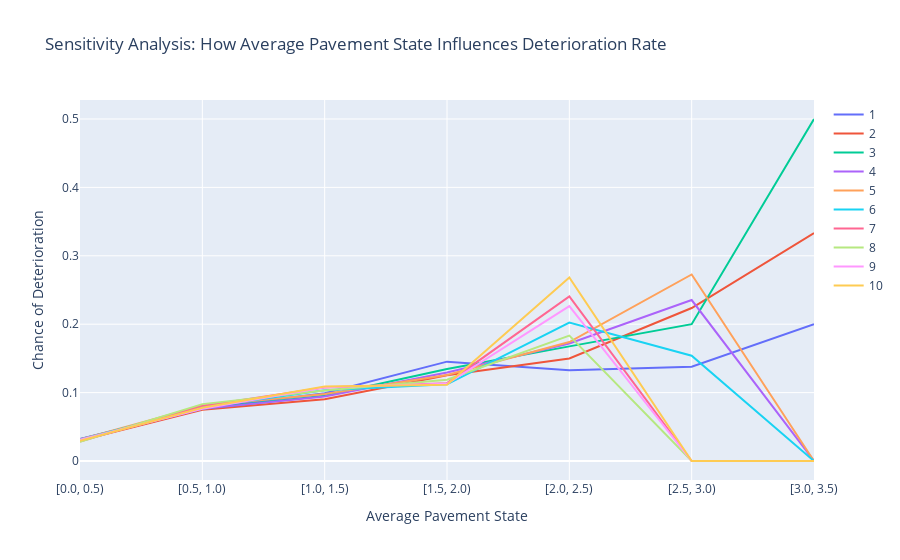

The notebook cell saved with this chart:
### Code cell
plot_line_chart(df, 1, 10, .5, 3)

### Figure 1 — Plotly figure (JSON) as saved in the notebook; plotly's stock layout.template omitted (floating-point values rounded to 4 significant figures)
{"data": [{"mode": "lines", "name": "1", "type": "scatter", "x": ["[0.0, 0.5)", "[0.5, 1.0)", "[1.0, 1.5)", "[1.5, 2.0)", "[2.0, 2.5)", "[2.5, 3.0)", "[3.0, 3.5)"], "y": [0.03043, 0.07678, 0.09896, 0.1453, 0.1328, 0.1378, 0.2]}, {"mode": "lines", "name": "2", "type": "scatter", "x": ["[0.0, 0.5)", "[0.5, 1.0)", "[1.0, 1.5)", "[1.5, 2.0)", "[2.0, 2.5)", "[2.5, 3.0)", "[3.0, 3.5)"], "y": [0.03002, 0.07483, 0.0904, 0.1254, 0.1498, 0.2237, 0.3333]}, {"mode": "lines", "name": "3", "type": "scatter", "x": ["[0.0, 0.5)", "[0.5, 1.0)", "[1.0, 1.5)", "[1.5, 2.0)", "[2.0, 2.5)", "[2.5, 3.0)", "[3.0, 3.5)"], "y": [0.032, 0.07623, 0.09538, 0.1344, 0.1676, 0.2, 0.5]}, {"mode": "lines", "name": "4", "type": "scatter", "x": ["[0.0, 0.5)", "[0.5, 1.0)", "[1.0, 1.5)", "[1.5, 2.0)", "[2.0, 2.5)", "[2.5, 3.0)", "[3.0, 3.5)"], "y": [0.03228, 0.07621, 0.09423, 0.1295, 0.1719, 0.2353, 0]}, {"mode": "lines", "name": "5", "type": "scatter", "x": ["[0.0, 0.5)", "[0.5, 1.0)", "[1.0, 1.5)", "[1.5, 2.0)", "[2.0, 2.5)", "[2.5, 3.0)", "[3.0, 3.5)"], "y": [0.03129, 0.08069, 0.09785, 0.1258, 0.1739, 0.2727, 0]}, {"mode": "lines", "name": "6", "type": "scatter", "x": ["[0.0, 0.5)", "[0.5, 1.0)", "[1.0, 1.5)", "[1.5, 2.0)", "[2.0, 2.5)", "[2.5, 3.0)", "[3.0, 3.5)"], "y": [0.03101, 0.07873, 0.1034, 0.1121, 0.2024, 0.1538, 0]}, {"mode": "lines", "name": "7", "type": "scatter", "x": ["[0.0, 0.5)", "[0.5, 1.0)", "[1.0, 1.5)", "[1.5, 2.0)", "[2.0, 2.5)", "[2.5, 3.0)", "[3.0, 3.5)"], "y": [0.0283, 0.08058, 0.1075, 0.1138, 0.2405, 0, 0]}, {"mode": "lines", "name": "8", "type": "scatter", "x": ["[0.0, 0.5)", "[0.5, 1.0)", "[1.0, 1.5)", "[1.5, 2.0)", "[2.0, 2.5)", "[2.5, 3.0)", "[3.0, 3.5)"], "y": [0.02823, 0.08316, 0.1032, 0.1188, 0.1833, 0, 0]}, {"mode": "lines", "name": "9", "type": "scatter", "x": ["[0.0, 0.5)", "[0.5, 1.0)", "[1.0, 1.5)", "[1.5, 2.0)", "[2.0, 2.5)", "[2.5, 3.0)", "[3.0, 3.5)"], "y": [0.03107, 0.07618, 0.1078, 0.1129, 0.2264, 0, 0]}, {"mode": "lines", "name": "10", "type": "scatter", "x": ["[0.0, 0.5)", "[0.5, 1.0)", "[1.0, 1.5)", "[1.5, 2.0)", "[2.0, 2.5)", "[2.5, 3.0)", "[3.0, 3.5)"], "y": [0.02972, 0.07784, 0.1089, 0.1116, 0.2683, 0, 0]}], "layout": {"showlegend": true, "title": {"text": "Sensitivity Analysis: How Average Pavement State Influences Deterioration Rate"}, "xaxis": {"title": {"text": "Average Pavement State"}}, "yaxis": {"title": {"text": "Chance of Deterioration"}}}}
